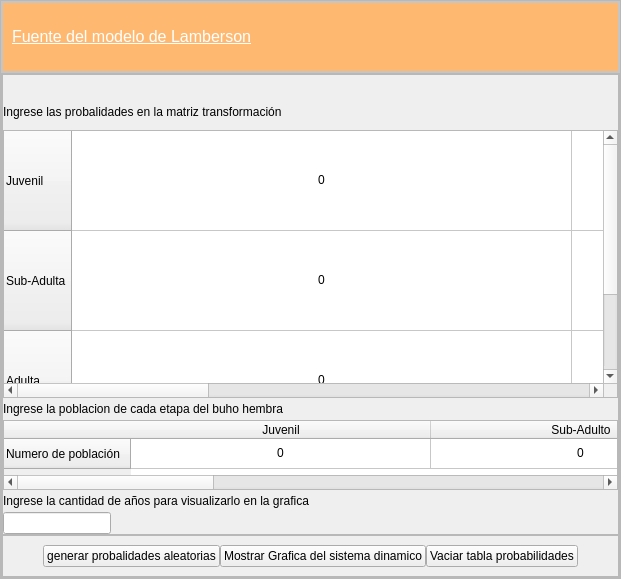
            <widget class="QWidget" name="page_4">
             <layout class="QHBoxLayout" name="horizontalLayout_10">
              <property name="spacing">
               <number>0</number>
              </property>
              <property name="leftMargin">
               <number>0</number>
              </property>
              <property name="topMargin">
               <number>0</number>
              </property>
              <property name="rightMargin">
               <number>0</number>
              </property>
              <property name="bottomMargin">
               <number>0</number>
              </property>
              <item>
               <widget class="QFrame" name="frame_9">
                <property name="frameShape">
                 <enum>QFrame::StyledPanel</enum>
                </property>
                <property name="frameShadow">
                 <enum>QFrame::Raised</enum>
                </property>
                <layout class="QVBoxLayout" name="verticalLayout_10" stretch="1,7">
                 <property name="spacing">
                  <number>0</number>
                 </property>
                 <property name="leftMargin">
                  <number>0</number>
                 </property>
                 <property name="topMargin">
                  <number>0</number>
                 </property>
                 <property name="rightMargin">
                  <number>0</number>
                 </property>
                 <property name="bottomMargin">
                  <number>0</number>
                 </property>
                 <item>
                  <widget class="QFrame" name="frame_10">
                   <property name="styleSheet">
                    <string notr="true">
QFrame{
background-color: white;
}
QLabel{
color: white;
font: 87 12pt &quot;Arial Black&quot;;
}
QPlainTextEdit{
font: 63 12pt &quot;Cascadia Code PL SemiBold&quot;;
}</string>
                   </property>
                   <property name="frameShape">
                    <enum>QFrame::StyledPanel</enum>
                   </property>
                   <property name="frameShadow">
                    <enum>QFrame::Raised</enum>
                   </property>
                   <layout class="QVBoxLayout" name="verticalLayout_11" stretch="7">
                    <property name="spacing">
                     <number>0</number>
                    </property>
                    <property name="leftMargin">
                     <number>0</number>
                    </property>
                    <property name="topMargin">
                     <number>0</number>
                    </property>
                    <property name="rightMargin">
                     <number>0</number>
                    </property>
                    <property name="bottomMargin">
                     <number>0</number>
                    </property>
                    <item>
                     <widget class="QFrame" name="frame_12">
                      <property name="maximumSize">
                       <size>
                        <width>16777215</width>
                        <height>300</height>
                       </size>
                      </property>
                      <property name="frameShape">
                       <enum>QFrame::StyledPanel</enum>
                      </property>
                      <property name="frameShadow">
                       <enum>QFrame::Raised</enum>
                      </property>
                      <layout class="QHBoxLayout" name="horizontalLayout_11">
                       <property name="spacing">
                        <number>0</number>
                       </property>
                       <property name="leftMargin">
                        <number>0</number>
                       </property>
                       <property name="topMargin">
                        <number>0</number>
                       </property>
                       <property name="rightMargin">
                        <number>0</number>
                       </property>
                       <property name="bottomMargin">
                        <number>0</number>
                       </property>
                       <item>
                        <widget class="QFrame" name="verticalFrame">
                         <property name="maximumSize">
                          <size>
                           <width>16777215</width>
                           <height>342342</height>
                          </size>
                         </property>
                         <property name="styleSheet">
                          <string notr="true">border: 0px;
background-color: rgb(255, 184, 112); </string>
                         </property>
                         <layout class="QVBoxLayout" name="verticalLayout_12">
                          <item>
                           <widget class="QLabel" name="enlace">
                            <property name="maximumSize">
                             <size>
                              <width>16777215</width>
                              <height>16777215</height>
                             </size>
                            </property>
                            <property name="toolTip">
                             <string>&lt;html&gt;&lt;head/&gt;&lt;body&gt;&lt;p&gt;&lt;a href=&quot;https://www.pearsonenespanol.com/docs/librariesprovider5/2018-college-open-resources/lay-por-competencias/lay-por-competencias-capitulo-07.pdf?sfvrsn=b634fbb2&quot;&gt;&lt;span style=&quot; text-decoration: underline; color: white;&quot;&gt;Referencia del sistema dinamico de R. Lamberson y sus ayudantes&lt;/span&gt;&lt;/a&gt;&lt;/p&gt;&lt;/body&gt;&lt;/html&gt;</string>
                            </property>
                            <property name="styleSheet">
                             <string notr="true">color: white;</string>
                            </property>
                            <property name="text">
                             <string>&lt;!DOCTYPE HTML PUBLIC &quot;-//W3C//DTD HTML 4.0//EN&quot; &quot;http://www.w3.org/TR/REC-html40/strict.dtd&quot;&gt;
&lt;html&gt;&lt;head&gt;&lt;meta name=&quot;qrichtext&quot; content=&quot;1&quot; /&gt;&lt;style type=&quot;text/css&quot;&gt;
p, li { white-space: pre-wrap; }
&lt;/style&gt;&lt;/head&gt;&lt;body style=&quot; font-family:'Arial Black'; font-size:12pt; font-weight:80; font-style:normal;&quot;&gt;
&lt;p style=&quot; margin-top:12px; margin-bottom:12px; margin-left:0px; margin-right:0px; -qt-block-indent:0; text-indent:0px;&quot;&gt;&lt;a href=&quot;https://www.pearsonenespanol.com/docs/librariesprovider5/2018-college-open-resources/lay-por-competencias/lay-por-competencias-capitulo-07.pdf?sfvrsn=b634fb&quot;&gt;&lt;span style=&quot; text-decoration: underline; color:#ffffff;&quot;&gt;Fuente del modelo de Lamberson&lt;/span&gt;&lt;/a&gt;&lt;/p&gt;&lt;/body&gt;&lt;/html&gt;</string>
                            </property>
                            <property name="openExternalLinks">
                             <bool>true</bool>
                            </property>
                           </widget>
                          </item>
                         </layout>
                        </widget>
                       </item>
                      </layout>
                     </widget>
                    </item>
                   </layout>
                  </widget>
                 </item>
                 <item>
                  <widget class="QFrame" name="frame_11">
                   <property name="frameShape">
                    <enum>QFrame::StyledPanel</enum>
                   </property>
                   <property name="frameShadow">
                    <enum>QFrame::Raised</enum>
                   </property>
                   <layout class="QVBoxLayout" name="verticalLayout_14" stretch="0,0">
                    <property name="spacing">
                     <number>0</number>
                    </property>
                    <property name="leftMargin">
                     <number>0</number>
                    </property>
                    <property name="topMargin">
                     <number>0</number>
                    </property>
                    <property name="rightMargin">
                     <number>0</number>
                    </property>
                    <property name="bottomMargin">
                     <number>0</number>
                    </property>
                    <item>
                     <widget class="QFrame" name="frame_13">
                      <property name="styleSheet">
                       <string notr="true">font: 50 10pt &quot;Cascadia SemiBold&quot;;</string>
                      </property>
                      <property name="frameShape">
                       <enum>QFrame::StyledPanel</enum>
                      </property>
                      <property name="frameShadow">
                       <enum>QFrame::Raised</enum>
                      </property>
                      <layout class="QVBoxLayout" name="verticalLayout_13" stretch="12,112,4,6,0,0">
                       <property name="spacing">
                        <number>4</number>
                       </property>
                       <property name="leftMargin">
                        <number>0</number>
                       </property>
                       <property name="topMargin">
                        <number>22</number>
                       </property>
                       <property name="rightMargin">
                        <number>0</number>
                       </property>
                       <property name="bottomMargin">
                        <number>0</number>
                       </property>
                       <item>
                        <widget class="QLabel" name="label_7">
                         <property name="text">
                          <string>Ingrese las probalidades en la matriz transformación</string>
                         </property>
                        </widget>
                       </item>
                       <item>
                        <widget class="QTableWidget" name="tabla_probabilidades_buhos">
                         <property name="minimumSize">
                          <size>
                           <width>0</width>
                           <height>0</height>
                          </size>
                         </property>
                         <property name="maximumSize">
                          <size>
                           <width>16777215</width>
                           <height>16777215</height>
                          </size>
                         </property>
                         <property name="styleSheet">
                          <string notr="true">QTableWidget::item {text-align: center;}</string>
                         </property>
                         <property name="alternatingRowColors">
                          <bool>false</bool>
                         </property>
                         <property name="rowCount">
                          <number>3</number>
                         </property>
                         <attribute name="horizontalHeaderVisible">
                          <bool>false</bool>
                         </attribute>
                         <attribute name="horizontalHeaderCascadingSectionResizes">
                          <bool>false</bool>
                         </attribute>
                         <attribute name="horizontalHeaderMinimumSectionSize">
                          <number>40</number>
                         </attribute>
                         <attribute name="horizontalHeaderDefaultSectionSize">
                          <number>500</number>
                         </attribute>
                         <attribute name="horizontalHeaderHighlightSections">
                          <bool>true</bool>
                         </attribute>
                         <attribute name="horizontalHeaderShowSortIndicator" stdset="0">
                          <bool>true</bool>
                         </attribute>
                         <attribute name="horizontalHeaderStretchLastSection">
                          <bool>true</bool>
                         </attribute>
                         <attribute name="verticalHeaderMinimumSectionSize">
                          <number>40</number>
                         </attribute>
                         <attribute name="verticalHeaderDefaultSectionSize">
                          <number>100</number>
                         </attribute>
                         <attribute name="verticalHeaderShowSortIndicator" stdset="0">
                          <bool>true</bool>
                         </attribute>
                         <attribute name="verticalHeaderStretchLastSection">
                          <bool>true</bool>
                         </attribute>
                         <row>
                          <property name="text">
                           <string>Juvenil</string>
                          </property>
                         </row>
                         <row>
                          <property name="text">
                           <string>Sub-Adulta</string>
                          </property>
                         </row>
                         <row>
                          <property name="text">
                           <string>Adulta</string>
                          </property>
                         </row>
                         <column>
                          <property name="text">
                           <string>% de que la hembra se convierta en una sub-adulta</string>
                          </property>
                          <property name="textAlignment">
                           <set>AlignLeading|AlignTop</set>
                          </property>
                         </column>
                         <column>
                          <property name="text">
                           <string>% de que la hembra se convierta en una adulta</string>
                          </property>
                         </column>
                         <column>
                          <property name="text">
                           <string>% de que la hembra permanezca en etapa juvenil</string>
                          </property>
                         </column>
                         <item row="0" column="0">
                          <property name="text">
                           <string>0</string>
                          </property>
                          <property name="textAlignment">
                           <set>AlignCenter</set>
                          </property>
                         </item>
                         <item row="0" column="1">
                          <property name="text">
                           <string>0</string>
                          </property>
                          <property name="textAlignment">
                           <set>AlignCenter</set>
                          </property>
                         </item>
                         <item row="0" column="2">
                          <property name="text">
                           <string>0</string>
                          </property>
                          <property name="textAlignment">
                           <set>AlignCenter</set>
                          </property>
                         </item>
                         <item row="1" column="0">
                          <property name="text">
                           <string>0</string>
                          </property>
                          <property name="textAlignment">
                           <set>AlignCenter</set>
                          </property>
                         </item>
                         <item row="1" column="1">
                          <property name="text">
                           <string>0</string>
                          </property>
                          <property name="textAlignment">
                           <set>AlignCenter</set>
                          </property>
                         </item>
                         <item row="1" column="2">
                          <property name="text">
                           <string>0</string>
                          </property>
                          <property name="textAlignment">
                           <set>AlignCenter</set>
                          </property>
                         </item>
                         <item row="2" column="0">
                          <property name="text">
                           <string>0</string>
                          </property>
                          <property name="textAlignment">
                           <set>AlignCenter</set>
                          </property>
                         </item>
                         <item row="2" column="1">
                          <property name="text">
                           <string>0</string>
                          </property>
                          <property name="textAlignment">
                           <set>AlignCenter</set>
                          </property>
                         </item>
                         <item row="2" column="2">
                          <property name="text">
                           <string>0</string>
                          </property>
                          <property name="textAlignment">
                           <set>AlignCenter</set>
                          </property>
                         </item>
                        </widget>
                       </item>
                       <item>
                        <widget class="QLabel" name="label_5">
                         <property name="text">
                          <string>Ingrese la poblacion de cada etapa del buho hembra</string>
                         </property>
                        </widget>
                       </item>
                       <item>
                        <widget class="QTableWidget" name="tabla_poblacion_buhos">
                         <property name="maximumSize">
                          <size>
                           <width>16777215</width>
                           <height>200</height>
                          </size>
                         </property>
                         <attribute name="horizontalHeaderDefaultSectionSize">
                          <number>300</number>
                         </attribute>
                         <attribute name="verticalHeaderMinimumSectionSize">
                          <number>27</number>
                         </attribute>
                         <attribute name="verticalHeaderDefaultSectionSize">
                          <number>30</number>
                         </attribute>
                         <row>
                          <property name="text">
                           <string>Numero de población</string>
                          </property>
                         </row>
                         <column>
                          <property name="text">
                           <string>Juvenil</string>
                          </property>
                         </column>
                         <column>
                          <property name="text">
                           <string>Sub-Adulto</string>
                          </property>
                         </column>
                         <column>
                          <property name="text">
                           <string>Adulto</string>
                          </property>
                         </column>
                         <item row="0" column="0">
                          <property name="text">
                           <string>0</string>
                          </property>
                          <property name="textAlignment">
                           <set>AlignCenter</set>
                          </property>
                         </item>
                         <item row="0" column="1">
                          <property name="text">
                           <string>0</string>
                          </property>
                          <property name="textAlignment">
                           <set>AlignCenter</set>
                          </property>
                         </item>
                         <item row="0" column="2">
                          <property name="text">
                           <string>0</string>
                          </property>
                          <property name="textAlignment">
                           <set>AlignCenter</set>
                          </property>
                         </item>
                        </widget>
                       </item>
                       <item>
                        <widget class="QLabel" name="label_6">
                         <property name="text">
                          <string>Ingrese la cantidad de años para visualizarlo en la grafica</string>
                         </property>
                        </widget>
                       </item>
                       <item alignment="Qt::AlignLeft">
                        <widget class="QLineEdit" name="lineEdit_ingresarAnios">
                         <property name="styleSheet">
                          <string notr="true">font: 50 12pt &quot;Cascadia SemiBold&quot;;</string>
                         </property>
                         <property name="placeholderText">
                          <string/>
                         </property>
                        </widget>
                       </item>
                      </layout>
                     </widget>
                    </item>
                    <item>
                     <widget class="QFrame" name="frame_14">
                      <property name="styleSheet">
                       <string notr="true">QPushButton {
font: 50 12pt &quot;Cascadia SemiBold&quot;;
}
QPushButton:hover{
border: 20px;
color: white;
background-color: gray;
}
QPushButton:pressed{
border: 20px;
background-color: #ededed;
}
</string>
                      </property>
                      <property name="frameShape">
                       <enum>QFrame::StyledPanel</enum>
                      </property>
                      <property name="frameShadow">
                       <enum>QFrame::Raised</enum>
                      </property>
                      <layout class="QHBoxLayout" name="horizontalLayout_12">
                       <property name="spacing">
                        <number>0</number>
                       </property>
                       <property name="leftMargin">
                        <number>40</number>
                       </property>
                       <property name="rightMargin">
                        <number>40</number>
                       </property>
                       <item>
                        <widget class="QPushButton" name="btn_probabilidadesRandom">
                         <property name="text">
                          <string>generar probalidades aleatorias</string>
                         </property>
                        </widget>
                       </item>
                       <item>
                        <widget class="QPushButton" name="btn_mostrarGrafica">
                         <property name="text">
                          <string>Mostrar Grafica del sistema dinamico</string>
                         </property>
                        </widget>
                       </item>
                       <item>
                        <widget class="QPushButton" name="btn_vaciarTablaBuhosProbablidades">
                         <property name="text">
                          <string>Vaciar tabla probabilidades</string>
                         </property>
                        </widget>
                       </item>
                      </layout>
                     </widget>
                    </item>
                   </layout>
                  </widget>
                 </item>
                </layout>
               </widget>
              </item>
             </layout>
            </widget>
